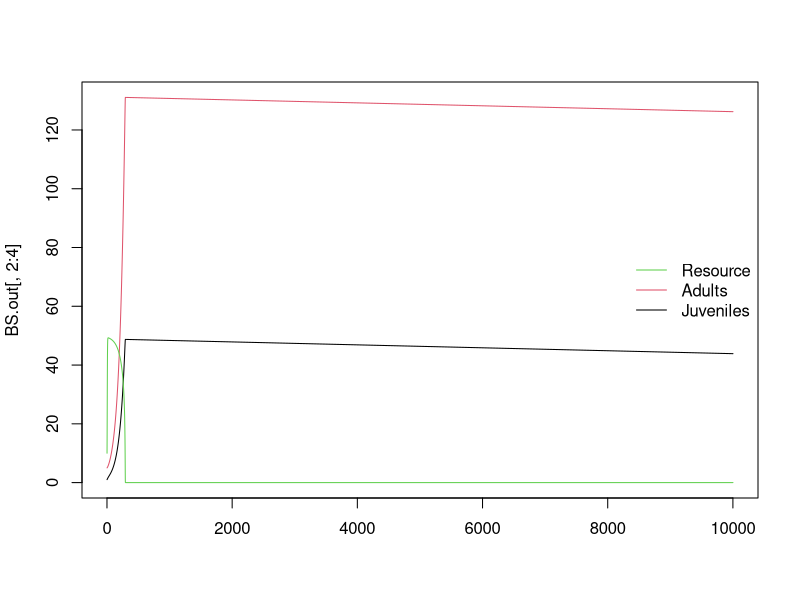

Here is the R script that generated this plot:
library(deSolve)

#parameters to define

#adult to juvenile size ratio
z<-0.02
#adult modifier on production of juveniles - can use to modify stage structure, seems like it needs to be less than 1
p<-0.06
#conversion efficiency of resource to useful energy for fish
sig<-0.75
#Maximum ingestion rate ~ make mass specific?
M<-0.5
#Handling time - speed at which fish can eat resources, smaller is faster
H<-3
#Mortality for juveniles
uJ<-0.005
#Mortality for adults
uA<-0.005
#Mortality for resources (will be useful when we add temp dependence)
uR<-0.005
#costs of maintaining somatic growth/turnover i.e. the base level of resource intake you have to exceed to mature or reproduce
t<-0.01
#Resource growth rate
r<-5
#Resource carrying capacity
K<-50
#Adult reproductive rate parameter
B<-0.5

#ODE functions for this model are defined below

#ra is reproduction per adult
#mj is the juvenile maturation rate
#u with a stage following it is the mortality rate for that stage
#ca and cj are the functional responses for adults and juveniles respectively (though they are identical right now)
BaseStage<-function(t,y,p){
	{
		
		J<-y[1]
		A<-y[2]
		R<-y[3]
		
			
	}
	with(as.list(p),{
		
		ca<-M*(R/(H+R))
		cj<-M*(R/(H+R))
		ifelse(((sig*cj)-t)<0, mj<-0, mj<-(((sig*cj)-t)-uJ)/(1-z^(1-(uJ/((sig*cj)-T)))))
		ifelse(((sig*ca)-t)<0, ra<-0, ra<-((sig*ca)-t)*B)
		
		dJ.dt<- ra*A -mj*J - uJ
		
		dA.dt<- mj*J - uA -ra*p*A
		
		dR.dt<- r*R*(1-(R/K)) - cj*J - ca*A -uR
		

return(list(c(dJ.dt,dA.dt,dR.dt)))
	})
}

#have to tell desolve which parameters to care about
parms<-c(M=M, H=H, sig=sig, t=t, uJ=uJ, B=B, uA=uA,p=p ,r=r, K=K, uR=uR)


#Initial conditions for state variable
J<-1
A<-5
R<-10



#duration of simulation
end.time<-1000

#defining how time works for simulation
days<-(seq(0,end.time,by=0.1))

#running desolve to simulate the model through time (days)
BS.out<-data.frame(ode(y=c(J,A,R),time=days,func=BaseStage, parms=parms))

matplot(BS.out[,2:4],type="l",lty=1,pch=0.5,col=1:3)
legend('right', c("Resource","Adults","Juveniles"), lty=1,col=3:1, bty = "n")
